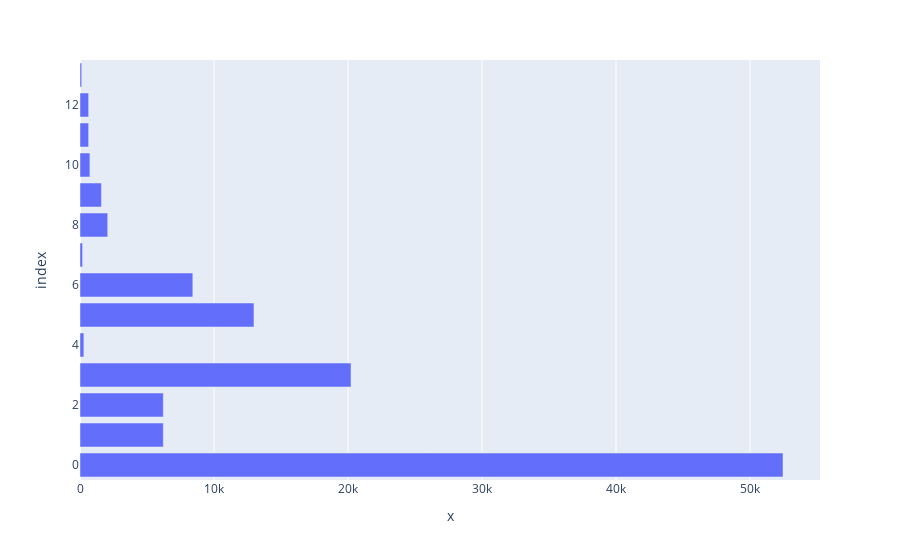

The notebook cell saved with this chart:
### Code cell
selected_survay_df['AISearchHaveWorkedWith'] = selected_survay_df['AISearchHaveWorkedWith'].fillna(' ')
selected_survay_df['AISearchHaveWorkedWith'] = selected_survay_df['AISearchHaveWorkedWith'].astype(str)
words_lists = selected_survay_df['AISearchHaveWorkedWith'].str.split(';')
sentences = []
for word_list in words_lists:
    sentence = ' '.join(word_list)
    sentences.append(sentence)

paragraph = ' '.join(sentences) # total words in one paragraph
words = paragraph.split() # spliting the paragraph into seperate words
count_words = Counter(words) # counting the words

#displaying the ai chatbot using wordcloud
wordcloud = WordCloud(background_color='black').generate(paragraph)
plt.figure(figsize=(10,20))
plt.imshow(wordcloud)
plt.title('Highest AI Chatbot using based on frequency')
plt.axis('off')

#displaying using plotly

fig = px.bar(count_words.keys(),count_words.values())
fig.update_layout(title='')

### Figure 1 — Plotly figure (JSON) as saved in the notebook; plotly's stock layout.template omitted (floating-point values rounded to 4 significant figures)
{"data": [{"alignmentgroup": "True", "hovertemplate": "x=%{x}<br>index=%{y}<extra></extra>", "legendgroup": "", "marker": {"color": "#636efa", "pattern": {"shape": ""}}, "name": "", "offsetgroup": "", "orientation": "h", "showlegend": false, "textposition": "auto", "type": "bar", "x": [52462, 6217, 6217, 20226, 289, 12981, 8419, 193, 2067, 1601, 739, 643, 643, 126], "xaxis": "x", "y": [0, 1, 2, 3, 4, 5, 6, 7, 8, 9, 10, 11, 12, 13], "yaxis": "y"}], "layout": {"barmode": "relative", "legend": {"tracegroupgap": 0}, "margin": {"t": 60}, "title": {"text": ""}, "xaxis": {"anchor": "y", "domain": [0, 1], "title": {"text": "x"}}, "yaxis": {"anchor": "x", "domain": [0, 1], "title": {"text": "index"}}}}
